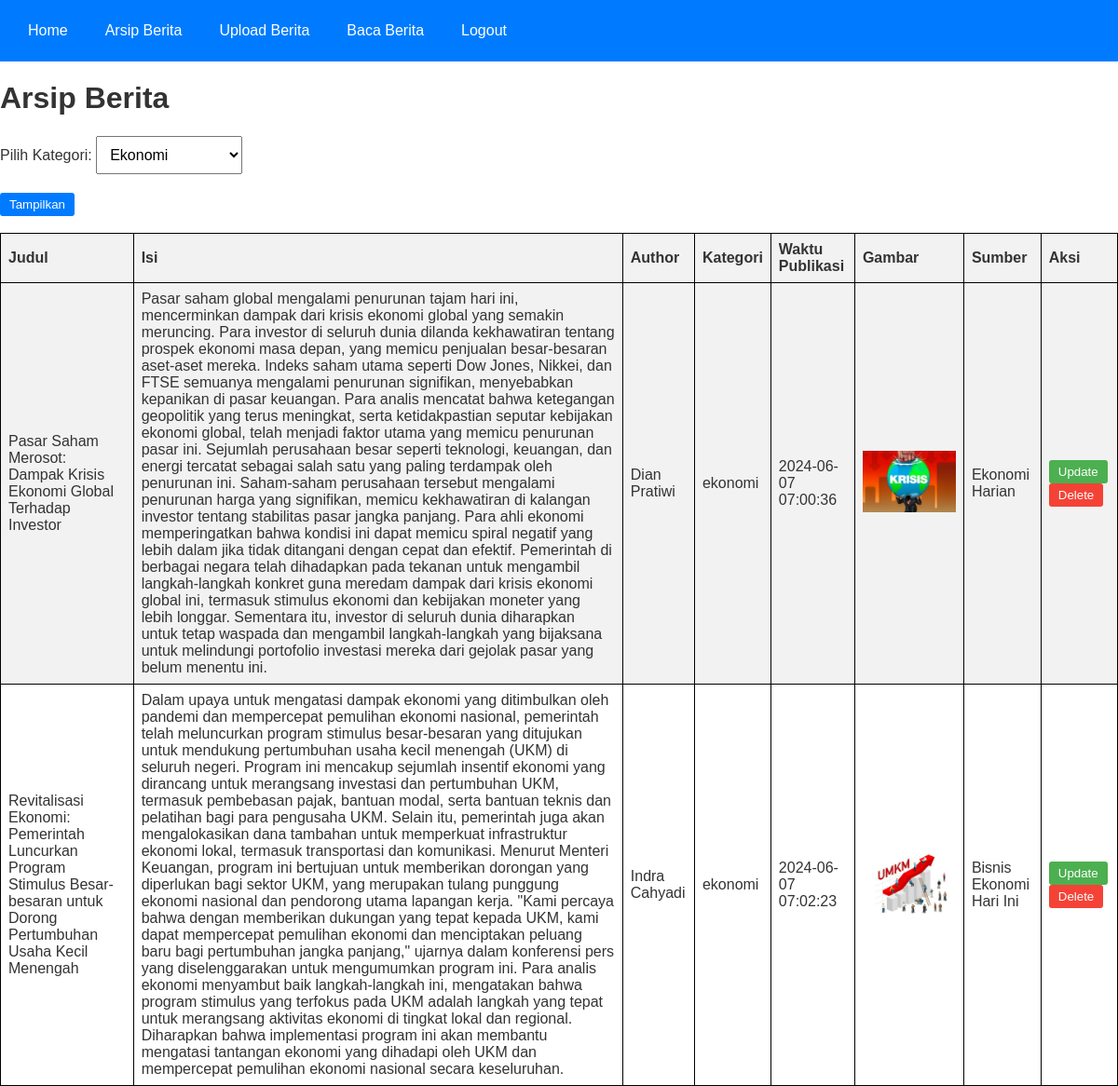
The page /arsip_berita.php?kategori=ekonomi on the database its author committed.
### tables this page shows
CREATE TABLE `berita` (
  `id` int NOT NULL,
  `judul` varchar(255) NOT NULL,
  `isi` text NOT NULL,
  `author` varchar(100) NOT NULL,
  `kategori` enum('sosial','politik','ekonomi','edukasi','hiburan','olahraga','kesehatan','teknologi') DEFAULT NULL,
  `waktu_publikasi` timestamp NULL DEFAULT CURRENT_TIMESTAMP,
  `gambar` varchar(255) DEFAULT NULL,
  `sumber` varchar(255) DEFAULT NULL
);

### arsip_berita.php (the view, shortened to what this page needs)
<?php
class ArsipBerita {
    private $db;
    public function __construct($db) {
        $this->db = $db;
    }
    public function getBeritaList($kategori = '') {
        if ($kategori) {
            $query = "SELECT * FROM berita WHERE kategori = ?";
            $stmt = $this->db->prepare($query);
            $stmt->execute([$kategori]);
        } else {
            $query = "SELECT * FROM berita";
            $stmt = $this->db->prepare($query);
            $stmt->execute();
        }
        return $stmt->fetchAll(PDO::FETCH_ASSOC);
    }
    public function displayBeritaList() {
        $kategori = isset($_GET['kategori']) ? $_GET['kategori'] : '';
        $beritaList = $this->getBeritaList($kategori);
        ?>
        <!DOCTYPE html>
        <html>
        <head>
        </head>
        <body>
            <div class="navbar">
                <a href="index.php">Home</a>
                <a href="arsip_berita.php">Arsip Berita</a>
                <a href="create_berita.php">Upload Berita</a>
                <a href="berita.php">Baca Berita</a>
                <a href="logout.php">Logout</a>
            </div>
            <h1>Arsip Berita</h1>
                <form method="get" action="arsip_berita.php" class="mb-4">
                <div class="form-group">
                    <label for="kategori">Pilih Kategori:</label>
                    <select class="form-control" id="kategori" name="kategori">
                        <option value="ekonomi" <?php if($kategori == 'ekonomi') echo 'selected'; ?>>Ekonomi</option>
                    </select>
                </div>
                <button type="submit" class="btn btn-primary">Tampilkan</button>
            </form>
            <table>
                <br>
                <tr>
                    <th>Judul</th>
                    <th>Isi</th>
                    <th>Author</th>
                    <th>Kategori</th>
                    <th>Waktu Publikasi</th>
                    <th>Gambar</th>
                    <th>Sumber</th>
                    <th>Aksi</th>
                </tr>
                <?php foreach($beritaList as $berita): ?>
                <tr>
                    <td><?php echo $berita['judul']; ?></td>
                    <td><?php echo $berita['isi']; ?></td>
                    <td><?php echo $berita['author']; ?></td>
                    <td><?php echo $berita['kategori']; ?></td>
                    <td><?php echo $berita['waktu_publikasi']; ?></td>
                    <td>
                        <?php if ($berita['gambar']): ?>
                            <img src="<?php echo $berita['gambar']; ?>" width="100">
                        <?php endif; ?>
                    </td>
                    <td><?php echo $berita['sumber']; ?></td>
                    <td>
                        <button class="btn-update" onclick="window.location.href='update.php?id=<?php echo $berita['id']; ?>'">Update</button>
                        <button class="btn-delete" onclick="if(confirm('Apakah Anda yakin ingin menghapus berita ini?'))
                        window.location.href='delete.php?id=<?php echo $berita['id']; ?>'">Delete</button>
                    </td>
                </tr>
                <?php endforeach; ?>
            </table>
        </body>
        </html>
        <?php
    }
}
$database = new Database();
$db = $database->getConnection();
$arsipBerita = new ArsipBerita($db);
$arsipBerita->displayBeritaList();
?>

### arsip_berita.php (style rules this page uses)
body { font-family: Arial, sans-serif; background: white; background-size: cover; color: #333; margin: 0; padding: 0; }
.navbar { display: flex; background-color: #007BFF; padding: 10px; }
.navbar a { color: white; padding: 14px 20px; text-decoration: none; text-align: center; }
table { width: 100%; border-collapse: collapse; }
table, th, td { border: 1px solid black; padding: 8px; }
th { background-color: #f2f2f2; text-align: left; }
tr:nth-child(even) { background-color: #f2f2f2; }
tr:nth-child(odd) { background-color: #ffffff; }
td { text-align: left; }
.btn-update, .btn-delete, .btn-primary { padding: 5px 10px; border: none; cursor: pointer; border-radius: 3px; }
.btn-update, .btn-delete { color: white; }
.btn-update { background-color: #4CAF50; }
.btn-delete { background-color: #f44336; }
.btn-primary { background-color: #007BFF; color: white; }
.form-group { margin-bottom: 20px; }
#kategori { font-size: 16px; padding: 10px; }

### rows shown on the page
berita: judul "Pasar Saham Merosot: Dampak Krisis Ekonomi Global Terhadap Investor", isi "Pasar saham global mengalami penurunan tajam hari ini, mencerminkan dampak dari krisis ekonomi global yang semakin meruncing. Para investor di seluruh dunia dilanda kekhawatiran tentang prospek ekonomi masa depan, yang memicu penjualan besar-besaran aset-aset mereka. Indeks saham utama seperti Dow Jones, Nikkei, dan FTSE semuanya mengalami penurunan signifikan, menyebabkan kepanikan di pasar keuangan. Para analis mencatat bahwa ketegangan geopolitik yang terus meningkat, serta ketidakpastian seputar kebijakan ekonomi global, telah menjadi faktor utama yang memicu penurunan pasar ini. Sejumlah perusahaan besar seperti teknologi, keuangan, dan energi tercatat sebagai salah satu yang paling…", author "Dian Pratiwi", kategori "ekonomi", waktu_publikasi "2024-06-07 07:00:36", gambar (picture), sumber "Ekonomi Harian"
berita: judul "Revitalisasi Ekonomi: Pemerintah Luncurkan Program Stimulus Besar-besaran untuk Dorong Pertumbuhan Usaha Kecil Menengah", isi "Dalam upaya untuk mengatasi dampak ekonomi yang ditimbulkan oleh pandemi dan mempercepat pemulihan ekonomi nasional, pemerintah telah meluncurkan program stimulus besar-besaran yang ditujukan untuk mendukung pertumbuhan usaha kecil menengah (UKM) di seluruh negeri. Program ini mencakup sejumlah insentif ekonomi yang dirancang untuk merangsang investasi dan pertumbuhan UKM, termasuk pembebasan pajak, bantuan modal, serta bantuan teknis dan pelatihan bagi para pengusaha UKM. Selain itu, pemerintah juga akan mengalokasikan dana tambahan untuk memperkuat infrastruktur ekonomi lokal, termasuk transportasi dan komunikasi. Menurut Menteri Keuangan, program ini bertujuan untuk memberikan dorongan…", author "Indra Cahyadi", kategori "ekonomi", waktu_publikasi "2024-06-07 07:02:23", gambar (picture), sumber "Bisnis Ekonomi Hari Ini"
